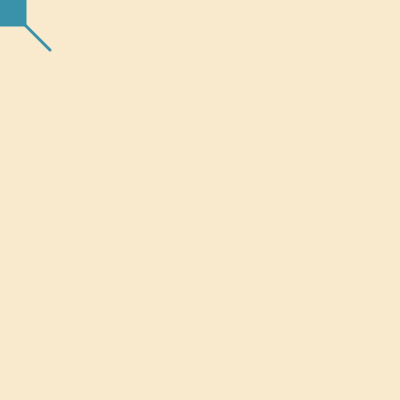
Frame 1 (no input)
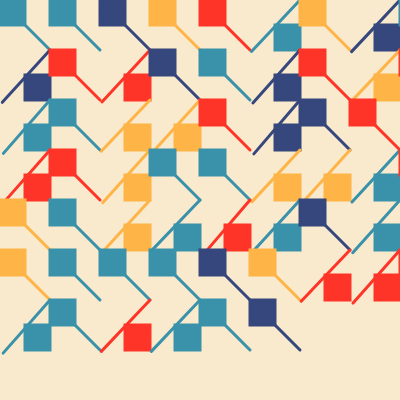
Frame 60 (no input)
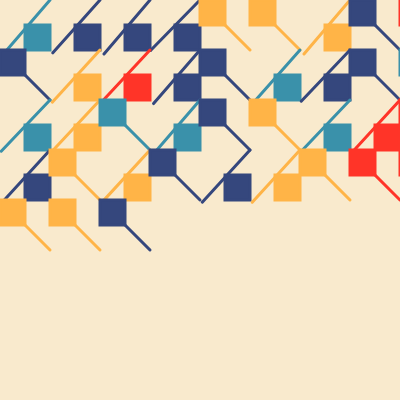
Frame 120 (the mouse pressed at the canvas centre since frame 60)

The p5.js sketch that drew these frames (run headless with seeded random() and noise() and a simulated clock; from frame 60 on, the mouse is pressed at the canvas centre):

// p5.js sketch
// ── sketch.js
let x = 0;
let y = 0;
let spacing = 50;

// Define a retro color palette
let palette = ['#FFB447', '#FF3428', '#3A91AA', '#35477D'];

function setup() {
  createCanvas(400, 400);
  background('#F9EACD');  // Retro background color
  strokeWeight(3);  // Thicker lines for a more retro look
}

function draw() {
  let colorIndex = floor(random(palette.length));  // Randomly select a color from the palette
  stroke(palette[colorIndex]);
  fill(palette[colorIndex]);

  if (random(1) < 0.5) {
    line(x + noise(frameCount)*5, y + noise(frameCount)*5, x + spacing, y + spacing);  // Add some noise
    rect(x, y, spacing / 2, spacing / 2);
  } else {
    line(x + noise(frameCount)*5, y + spacing + noise(frameCount)*5, x + spacing, y);  // Add some noise
    rect(x + spacing / 2, y + spacing / 2, spacing / 2, spacing / 2);
  }

  x = x + spacing;
  if (x > width) {
    x = 0;
    y = y + spacing;
  }

  if (y > height) {
    background('#F9EACD');  // Reset the background to the retro color
    x = 0;
    y = 0;
  }
}
